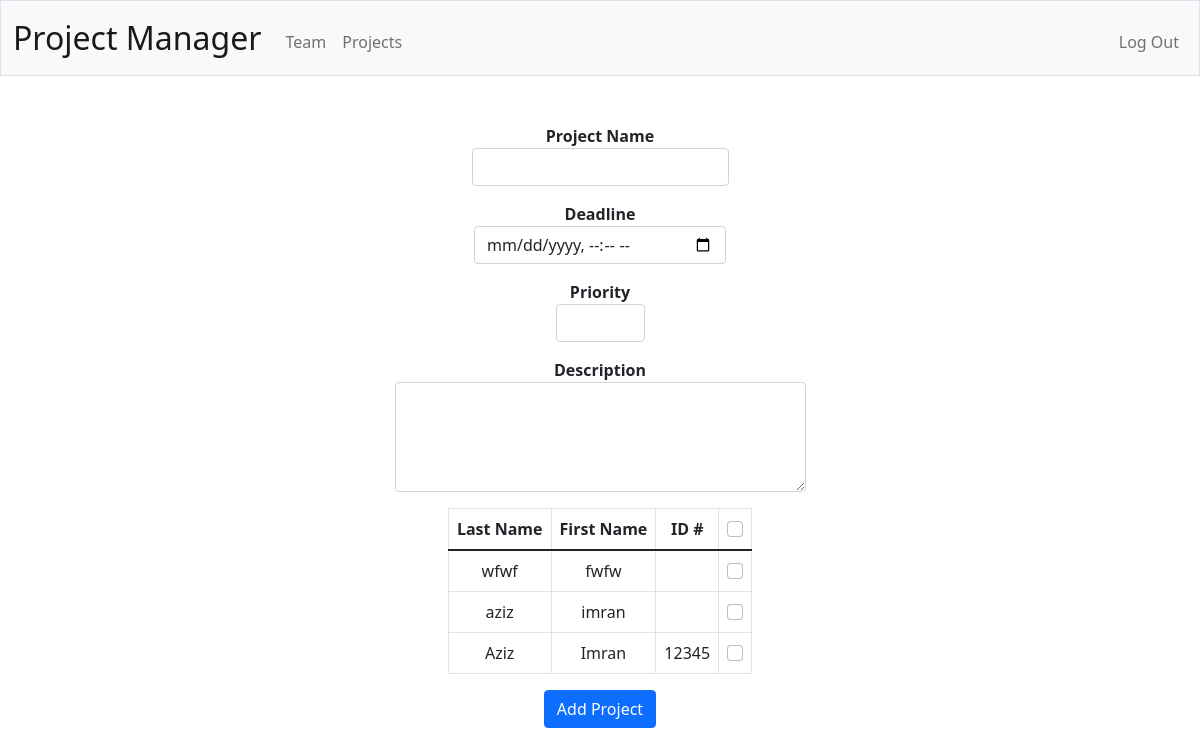
The page /addproject (signed in) on the database its author committed.
### tables this page shows
CREATE TABLE person (id INTEGER PRIMARY KEY AUTOINCREMENT NOT NULL,
first_name TEXT NOT NULL,
last_name TEXT NOT NULL,
email TEXT NOT NULL,
employee_id TEXT,
owner INTEGER,
FOREIGN KEY(owner) REFERENCES users(id));

### app.py (the view)
@app.route("/addproject", methods=["GET", "POST"])
@login_required
def add_project():
    if request.method == "POST":
        cur.execute("""INSERT INTO project (name, deadline, created, priority, description, owner, status)
                    VALUES (?, ?, ?, ?, ?, ?, ?)""",
                    [request.form.get("project_name"),
                     request.form.get("deadline"),
                     datetime.now().strftime("%Y/%m/%dT%H:%M"),
                     request.form.get("priority"),
                     request.form.get("description"),
                     session["user_id"],
                     "Active"])
        con.commit()
        project_id = cur.lastrowid
        for m in request.form.getlist("team_members"):
            cur.execute("""INSERT INTO association (project_id, person_id)
                        VALUES (?, ?)""",
                        [project_id,
                         m])
            con.commit()
        return redirect("/projects")
    else:
        command = cur.execute("""SELECT * FROM person
                              WHERE owner = ?""",
                              [session["user_id"]])
        team = cur_to_dict_person(command)
        if len(team) == 0:
            flash("You need at least one team member to create a project")
            return redirect("/projects")
        return render_template("add_project.html", team=team)

### app.py (called while the page is built)
def cur_to_dict_person(x):
    team = []
    for m in x:
            if os.path.exists(os.path.join(UPLOAD_FOLDER, f"{m[0]}.jpg")):
                pfp = os.path.join("/static/uploads", f"{m[0]}.jpg")
            else:
                pfp = os.path.join("/static", "upload_image.png")
            team.append(
                {
                    "id": m[0],
                    "first_name": m[1],
                    "last_name": m[2],
                    "email": m[3],
                    "employee_id": m[4],
                    "pfp": pfp
                }
            )
    return team

@app.after_request
def after_request(response):
    response.headers["Cache-Control"] = "no-cache, no-store, must-revalidate"
    response.headers["Expires"] = 0
    response.headers["Pragma"] = "no-cache"
    return response

def login_required(f):
    @wraps(f)
    def decorated_function(*args, **kwargs):
        if session.get("user_id") is None:
            return redirect("/login")
        return f(*args, **kwargs)
    return decorated_function

### templates/add_project.html (shortened to what this page needs)
{% extends "layout.html" %}
{% block main %}
    <form action="/addproject" method="post">
        <div class="mb-3">
            <label for="pname"><strong>Project Name</strong></label>
            <input autocomplete="off" autofocus class="form-control mx-auto w-auto" id="pname" maxlength="25" name="project_name" type="text" required>
        </div>
        <div class="mb-3">
            <label for="deadline"><strong>Deadline</strong></label>
            <input class="form-control mx-auto w-auto" id="deadline" name="deadline" type="datetime-local" required>
        </div>
        <div class="mb-3">
            <label for="prio"><strong>Priority</strong></label>
            <select class="form-control mx-auto w-auto" id="prio" name="priority" required>
                <option></option>
                <option>High</option>
            </select>
        </div>
        <div class="mb-3">
            <label for="desc"><strong>Description</strong></label>
            <textarea class="form-control mx-auto w-auto" id="desc" maxlength="200" name="description" rows="4" cols="40"></textarea>
        </div>
        <div class="mb-3">
            <div class="table-responsive" style="max-height:300px; margin:auto">
                <table class="table table-bordered" id="teamtable" style="width:auto; margin:auto;">
                    <thead>
                        <th>Last Name</th>
                        <th>First Name</th>
                        <th>ID #</th>
                        <th><input class="form-check-input" type="checkbox" id="maincheck"></th>
                    </thead>
                    <tbody>
                        {% for m in team %}
                        <tr>
                            <td>{{m["last_name"]}}</td>
                            <td>{{m["first_name"]}}</td>
                            <td name="eid">{{m["employee_id"]}}</td>
                            <td><input class="form-check-input" type="checkbox" value="{{m['id']}}" name="team_members"></td>
                        </tr>
                        {% endfor %}
                    </tbody>
                </table>
            </div>
        </div>
        <button class="btn btn-primary" type="submit">Add Project</button>
    </form>
{% endblock %}

### rows shown on the page
person: last_name "wfwf", first_name "fwfw"
person: last_name "aziz", first_name "imran"
person: last_name "Aziz", first_name "Imran", employee_id "12345"
